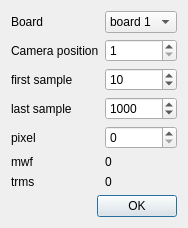
<?xml version="1.0" encoding="UTF-8"?>
<ui version="4.0">
 <class>DialogRMS</class>
 <widget class="QDialog" name="DialogRMS">
  <property name="geometry">
   <rect>
    <x>0</x>
    <y>0</y>
    <width>178</width>
    <height>223</height>
   </rect>
  </property>
  <property name="windowTitle">
   <string>RMS</string>
  </property>
  <layout class="QVBoxLayout" name="verticalLayout">
   <item>
    <layout class="QGridLayout" name="gridLayout">
     <item row="1" column="3">
      <spacer name="horizontalSpacer_2">
       <property name="orientation">
        <enum>Qt::Horizontal</enum>
       </property>
       <property name="sizeHint" stdset="0">
        <size>
         <width>40</width>
         <height>20</height>
        </size>
       </property>
      </spacer>
     </item>
     <item row="4" column="2">
      <widget class="QSpinBox" name="spinBox_lastsample">
       <property name="minimum">
        <number>2</number>
       </property>
       <property name="maximum">
        <number>1000000</number>
       </property>
       <property name="value">
        <number>1000</number>
       </property>
      </widget>
     </item>
     <item row="3" column="1">
      <widget class="QLabel" name="label">
       <property name="text">
        <string>first sample</string>
       </property>
      </widget>
     </item>
     <item row="4" column="1">
      <widget class="QLabel" name="label_2">
       <property name="text">
        <string>last sample</string>
       </property>
      </widget>
     </item>
     <item row="8" column="1">
      <spacer name="verticalSpacer">
       <property name="orientation">
        <enum>Qt::Vertical</enum>
       </property>
       <property name="sizeHint" stdset="0">
        <size>
         <width>20</width>
         <height>40</height>
        </size>
       </property>
      </spacer>
     </item>
     <item row="2" column="2">
      <widget class="QSpinBox" name="spinBoxCampos">
       <property name="minimum">
        <number>1</number>
       </property>
       <property name="maximum">
        <number>8</number>
       </property>
      </widget>
     </item>
     <item row="7" column="2">
      <widget class="QLabel" name="label_trms">
       <property name="text">
        <string>0</string>
       </property>
      </widget>
     </item>
     <item row="1" column="1">
      <widget class="QLabel" name="labelDrvno">
       <property name="text">
        <string>Board</string>
       </property>
      </widget>
     </item>
     <item row="6" column="2">
      <widget class="QLabel" name="label_mwf">
       <property name="text">
        <string>0</string>
       </property>
      </widget>
     </item>
     <item row="6" column="1">
      <widget class="QLabel" name="label_4">
       <property name="text">
        <string>mwf</string>
       </property>
      </widget>
     </item>
     <item row="2" column="1">
      <widget class="QLabel" name="labelCampos">
       <property name="text">
        <string>Camera position</string>
       </property>
      </widget>
     </item>
     <item row="1" column="2">
      <widget class="QComboBox" name="comboBoxDrvno">
       <item>
        <property name="text">
         <string>board 1</string>
        </property>
       </item>
       <item>
        <property name="text">
         <string>board 2</string>
        </property>
       </item>
      </widget>
     </item>
     <item row="5" column="2">
      <widget class="QSpinBox" name="spinBox_pixel">
       <property name="maximum">
        <number>10000</number>
       </property>
      </widget>
     </item>
     <item row="7" column="1">
      <widget class="QLabel" name="label_5">
       <property name="text">
        <string>trms</string>
       </property>
      </widget>
     </item>
     <item row="1" column="0">
      <spacer name="horizontalSpacer">
       <property name="orientation">
        <enum>Qt::Horizontal</enum>
       </property>
       <property name="sizeHint" stdset="0">
        <size>
         <width>40</width>
         <height>20</height>
        </size>
       </property>
      </spacer>
     </item>
     <item row="5" column="1">
      <widget class="QLabel" name="label_3">
       <property name="text">
        <string>pixel</string>
       </property>
      </widget>
     </item>
     <item row="3" column="2">
      <widget class="QSpinBox" name="spinBox_firstsample">
       <property name="minimum">
        <number>1</number>
       </property>
       <property name="maximum">
        <number>100000</number>
       </property>
       <property name="value">
        <number>10</number>
       </property>
      </widget>
     </item>
     <item row="0" column="1">
      <spacer name="verticalSpacer_2">
       <property name="orientation">
        <enum>Qt::Vertical</enum>
       </property>
       <property name="sizeHint" stdset="0">
        <size>
         <width>20</width>
         <height>40</height>
        </size>
       </property>
      </spacer>
     </item>
    </layout>
   </item>
   <item>
    <widget class="QDialogButtonBox" name="buttonBox">
     <property name="orientation">
      <enum>Qt::Horizontal</enum>
     </property>
     <property name="standardButtons">
      <set>QDialogButtonBox::Ok</set>
     </property>
    </widget>
   </item>
  </layout>
 </widget>
 <resources/>
 <connections>
  <connection>
   <sender>buttonBox</sender>
   <signal>accepted()</signal>
   <receiver>DialogRMS</receiver>
   <slot>accept()</slot>
   <hints>
    <hint type="sourcelabel">
     <x>248</x>
     <y>254</y>
    </hint>
    <hint type="destinationlabel">
     <x>157</x>
     <y>274</y>
    </hint>
   </hints>
  </connection>
  <connection>
   <sender>buttonBox</sender>
   <signal>rejected()</signal>
   <receiver>DialogRMS</receiver>
   <slot>reject()</slot>
   <hints>
    <hint type="sourcelabel">
     <x>316</x>
     <y>260</y>
    </hint>
    <hint type="destinationlabel">
     <x>286</x>
     <y>274</y>
    </hint>
   </hints>
  </connection>
 </connections>
</ui>
